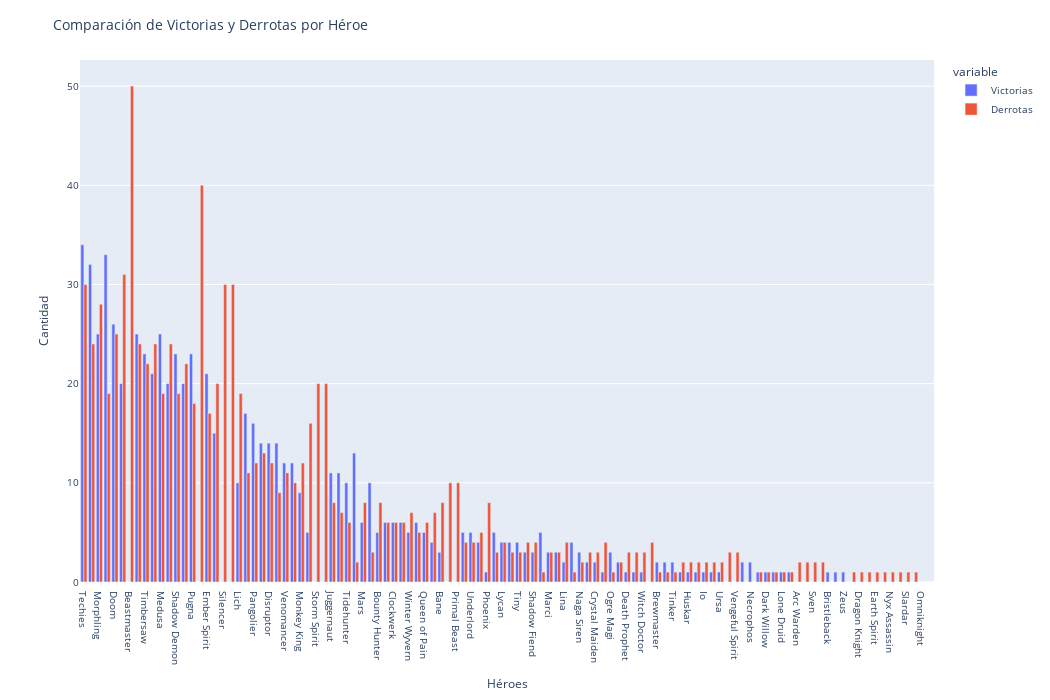

The code cell stored with this chart in its notebook:
### Code cell
fig = px.bar(tabl, x='Heroes', y=['Victorias', 'Derrotas'], barmode='group')

fig.update_layout(
    title='Comparación de Victorias y Derrotas por Héroe',
    xaxis_title='Héroes',
    yaxis_title='Cantidad',
    font=dict(size=10),  # Ajustar tamaño de fuente
    width=1050,  # Ajustar ancho del gráfico
    height=700,  # Ajustar alto del gráfico
)

fig.show()

### Figure 1 — Plotly figure (JSON) as saved in the notebook; plotly's stock layout.template omitted (floating-point values rounded to 4 significant figures)
{"data": [{"alignmentgroup": "True", "hovertemplate": "variable=Victorias<br>Heroes=%{x}<br>value=%{y}<extra></extra>", "legendgroup": "Victorias", "marker": {"color": "#636efa", "pattern": {"shape": ""}}, "name": "Victorias", "offsetgroup": "Victorias", "orientation": "v", "showlegend": true, "textposition": "auto", "type": "bar", "x": [" Techies", " Void Spirit", " Morphling", " Rubick", " Doom", " Windranger", " Beastmaster", " Undying", " Timbersaw", " Magnus", " Medusa", " Batrider", " Shadow Demon", " Enchantress", " Pugna", " Bloodseeker", " Ember Spirit", " Skywrath Mage", " Silencer", " Spirit Breaker", " Lich", " Faceless Void", " Pangolier", " Snapfire", " Disruptor", " Mirana", " Venomancer", " Keeper of the Light", " Monkey King", " Templar Assassin", " Storm Spirit", " Terrorblade", " Juggernaut", " Dark Seer", " Tidehunter", " Anti-Mage", " Mars", " Phantom Lancer", " Bounty Hunter", " Abaddon", " Clockwerk", " Slark", " Winter Wyvern", " Visage", " Queen of Pain", " Axe", " Bane", " Legion Commander", " Primal Beast", " Broodmother", " Underlord", " Lion", " Phoenix", " Earthshaker", " Lycan", " Puck", " Tiny", " Lifestealer", " Shadow Fiend", " Chen", " Marci", " Oracle", " Lina", " Elder Titan", " Naga Siren", " Clinkz", " Crystal Maiden", " Muerta", " Ogre Magi", " Leshrac", " Death Prophet", " Sniper", " Witch Doctor", " Kunkka", " Brewmaster", " Enigma", " Tinker", " Alchemist", " Huskar", " Invoker", " Io", " Luna", " Ursa", " Chaos Knight", " Vengeful Spirit", " Dawnbreaker", " Necrophos", " Ancient Apparition", " Dark Willow", " Grimstroke", " Lone Druid", " Viper", " Arc Warden", " Meepo", " Sven", " Troll Warlord", " Bristleback", " Tusk", " Zeus", " Centaur Warrunner", " Dragon Knight", " Drow Ranger", " Earth Spirit", " Hoodwink", " Nyx Assassin", " Pudge", " Slardar", " Weaver", " Omniknight", " Riki"], "xaxis": "x", "y": [34, 32, 25, 33, 26, 20, 0, 25, 23, 21, 25, 20, 23, 20, 23, 0, 21, 15, 0, 0, 10, 17, 16, 14, 14, 14, 12, 12, 9, 5, 0, 0, 11, 11, 10, 13, 6, 10, 5, 6, 6, 6, 5, 6, 5, 4, 3, 0, 0, 5, 5, 4, 1, 5, 4, 4, 4, 3, 3, 5, 3, 3, 2, 4, 3, 2, 2, 1, 3, 2, 1, 1, 1, 0, 2, 2, 2, 1, 1, 1, 1, 1, 1, 0, 0, 2, 2, 1, 1, 1, 1, 1, 0, 0, 0, 0, 1, 1, 1, 0, 0, 0, 0, 0, 0, 0, 0, 0, 0, 0], "yaxis": "y"}, {"alignmentgroup": "True", "hovertemplate": "variable=Derrotas<br>Heroes=%{x}<br>value=%{y}<extra></extra>", "legendgroup": "Derrotas", "marker": {"color": "#EF553B", "pattern": {"shape": ""}}, "name": "Derrotas", "offsetgroup": "Derrotas", "orientation": "v", "showlegend": true, "textposition": "auto", "type": "bar", "x": [" Techies", " Void Spirit", " Morphling", " Rubick", " Doom", " Windranger", " Beastmaster", " Undying", " Timbersaw", " Magnus", " Medusa", " Batrider", " Shadow Demon", " Enchantress", " Pugna", " Bloodseeker", " Ember Spirit", " Skywrath Mage", " Silencer", " Spirit Breaker", " Lich", " Faceless Void", " Pangolier", " Snapfire", " Disruptor", " Mirana", " Venomancer", " Keeper of the Light", " Monkey King", " Templar Assassin", " Storm Spirit", " Terrorblade", " Juggernaut", " Dark Seer", " Tidehunter", " Anti-Mage", " Mars", " Phantom Lancer", " Bounty Hunter", " Abaddon", " Clockwerk", " Slark", " Winter Wyvern", " Visage", " Queen of Pain", " Axe", " Bane", " Legion Commander", " Primal Beast", " Broodmother", " Underlord", " Lion", " Phoenix", " Earthshaker", " Lycan", " Puck", " Tiny", " Lifestealer", " Shadow Fiend", " Chen", " Marci", " Oracle", " Lina", " Elder Titan", " Naga Siren", " Clinkz", " Crystal Maiden", " Muerta", " Ogre Magi", " Leshrac", " Death Prophet", " Sniper", " Witch Doctor", " Kunkka", " Brewmaster", " Enigma", " Tinker", " Alchemist", " Huskar", " Invoker", " Io", " Luna", " Ursa", " Chaos Knight", " Vengeful Spirit", " Dawnbreaker", " Necrophos", " Ancient Apparition", " Dark Willow", " Grimstroke", " Lone Druid", " Viper", " Arc Warden", " Meepo", " Sven", " Troll Warlord", " Bristleback", " Tusk", " Zeus", " Centaur Warrunner", " Dragon Knight", " Drow Ranger", " Earth Spirit", " Hoodwink", " Nyx Assassin", " Pudge", " Slardar", " Weaver", " Omniknight", " Riki"], "xaxis": "x", "y": [30, 24, 28, 19, 25, 31, 50, 24, 22, 24, 19, 24, 19, 22, 18, 40, 17, 20, 30, 30, 19, 11, 12, 13, 12, 9, 11, 10, 12, 16, 20, 20, 8, 7, 6, 2, 8, 3, 8, 6, 6, 6, 7, 5, 6, 7, 8, 10, 10, 4, 4, 5, 8, 3, 4, 3, 3, 4, 4, 1, 3, 3, 4, 1, 2, 3, 3, 4, 1, 2, 3, 3, 3, 4, 1, 1, 1, 2, 2, 2, 2, 2, 2, 3, 3, 0, 0, 1, 1, 1, 1, 1, 2, 2, 2, 2, 0, 0, 0, 1, 1, 1, 1, 1, 1, 1, 1, 1, 0, 0], "yaxis": "y"}], "layout": {"barmode": "group", "font": {"size": 10}, "height": 700, "legend": {"title": {"text": "variable"}, "tracegroupgap": 0}, "margin": {"t": 60}, "title": {"text": "Comparación de Victorias y Derrotas por Héroe"}, "width": 1050, "xaxis": {"anchor": "y", "domain": [0, 1], "title": {"text": "Héroes"}}, "yaxis": {"anchor": "x", "domain": [0, 1], "title": {"text": "Cantidad"}}}}
